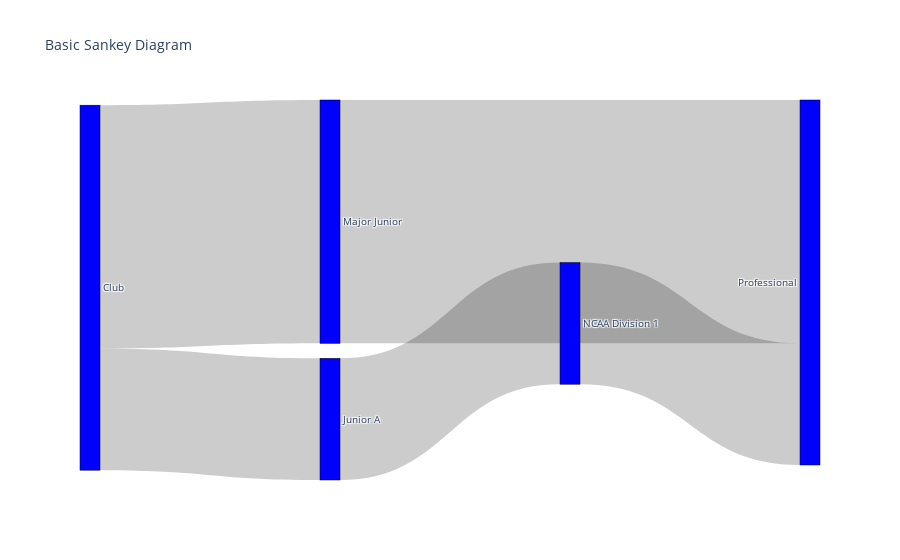

The notebook cell this image was saved under:
### Code cell
import plotly.graph_objects as go

fig = go.Figure(data=[go.Sankey(
    node = dict(
      pad = 15,
      thickness = 20,
      line = dict(color = "black", width = 0.5),
      label = ["Club", "Junior A", "Major Junior", "NCAA Division 1", "Professional"],
      color = "blue"
    ),
    link = dict(
      source = [0, 0, 1, 2, 3], 
      target = [1, 2, 3, 4, 4],
      value = [1, 2, 1, 2, 1]
  ))])

fig.update_layout(title_text="Basic Sankey Diagram", font_size=10)
fig.show()

### Figure 1 — Plotly figure (JSON) as saved in the notebook; plotly's stock layout.template omitted (floating-point values rounded to 4 significant figures)
{"data": [{"link": {"source": [0, 0, 1, 2, 3], "target": [1, 2, 3, 4, 4], "value": [1, 2, 1, 2, 1]}, "node": {"color": "blue", "label": ["Club", "Junior A", "Major Junior", "NCAA Division 1", "Professional"], "line": {"color": "black", "width": 0.5}, "pad": 15, "thickness": 20}, "type": "sankey"}], "layout": {"font": {"size": 10}, "title": {"text": "Basic Sankey Diagram"}}}
